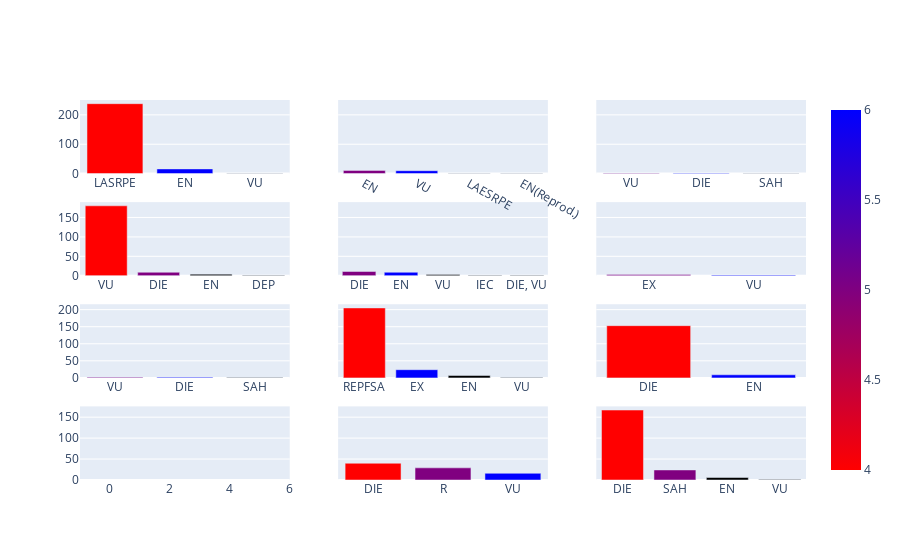

Here is the notebook cell this chart was saved with:
### Code cell
from plotly.subplots import make_subplots
import plotly.graph_objects as go

fig = make_subplots(rows=4, cols=3, shared_yaxes=True)

fig.add_trace(go.Bar(x=df_final['AND'].unique(), y=(df_final['AND'].value_counts()),
                    marker=dict(color=[4, 5, 6], coloraxis="coloraxis")),
              1, 1)


fig.add_trace(go.Bar(x=df_final['ARA'].unique(), y=(df_final['ARA'].value_counts()),
                    marker=dict(color=[4, 5, 6], coloraxis="coloraxis")),
              1, 2)

fig.add_trace(go.Bar(x=df_final['AST'].unique(), y=(df_final['AST'].value_counts()),
                    marker=dict(color=[4, 5, 6], coloraxis="coloraxis")),
              1, 3)

fig.add_trace(go.Bar(x=df_final['BAL'].unique(), y=(df_final['BAL'].value_counts()),
                    marker=dict(color=[4, 5, 6], coloraxis="coloraxis")),
              2, 1)


fig.add_trace(go.Bar(x=df_final['CANA'].unique(), y=(df_final['CANA'].value_counts()),
                    marker=dict(color=[4, 5, 6], coloraxis="coloraxis")),
              2, 2)


fig.add_trace(go.Bar(x=df_final['CANT'].unique(), y=(df_final['CANT'].value_counts()),
                    marker=dict(color=[4, 5, 6], coloraxis="coloraxis")),
              2, 3)

fig.add_trace(go.Bar(x=df_final['AST'].unique(), y=(df_final['AST'].value_counts()),
                    marker=dict(color=[4, 5, 6], coloraxis="coloraxis")),
              3, 1)

fig.add_trace(go.Bar(x=df_final['CAT'].unique(), y=(df_final['CAT'].value_counts()),
                    marker=dict(color=[4, 5, 6], coloraxis="coloraxis")),
              3, 2)
fig.add_trace(go.Bar(x=df_final['CLM'].unique(), y=(df_final['CLM'].value_counts()),
                    marker=dict(color=[4, 5, 6], coloraxis="coloraxis")),
              3, 3)
fig.add_trace(go.Bar(x=df_final['CYL'].unique(), y=(df_final['CYL'].value_counts()),
                    marker=dict(color=[4, 5, 6], coloraxis="coloraxis")),
              4, 1)
fig.add_trace(go.Bar(x=df_final['EUSK'].unique(), y=(df_final['EUSK'].value_counts()),
                    marker=dict(color=[4, 5, 6], coloraxis="coloraxis")),
              4, 2)
fig.add_trace(go.Bar(x=df_final['EXT'].unique(), y=(df_final['EXT'].value_counts()),
                    marker=dict(color=[4, 5, 6], coloraxis="coloraxis")),
              4, 3)



fig.update_layout(coloraxis=dict(colorscale='Bluered_r'), showlegend=False)
fig.show()

### Figure 1 — Plotly figure (JSON) as saved in the notebook; plotly's stock layout.template omitted (floating-point values rounded to 4 significant figures)
{"data": [{"marker": {"color": [4, 5, 6], "coloraxis": "coloraxis"}, "type": "bar", "x": ["LASRPE", null, "EN", "VU", "EX"], "xaxis": "x", "y": [238, 17, 16, 1], "yaxis": "y"}, {"marker": {"color": [4, 5, 6], "coloraxis": "coloraxis"}, "type": "bar", "x": [null, "EN", "VU", "LAESRPE", "EN(Reprod.)", "EN (Sist. Ib.)/LAESRPE"], "xaxis": "x2", "y": [14, 11, 10, 1, 1], "yaxis": "y2"}, {"marker": {"color": [4, 5, 6], "coloraxis": "coloraxis"}, "type": "bar", "x": [null, "VU", "DIE", "SAH", "EN"], "xaxis": "x3", "y": [6, 2, 2, 1], "yaxis": "y3"}, {"marker": {"color": [4, 5, 6], "coloraxis": "coloraxis"}, "type": "bar", "x": ["VU", "DIE", null, "EN", "DEP", "DIE/VU"], "xaxis": "x4", "y": [180, 9, 4, 4, 1], "yaxis": "y4"}, {"marker": {"color": [4, 5, 6], "coloraxis": "coloraxis"}, "type": "bar", "x": [null, "DIE", "EN", "VU", "IEC", "DIE, VU", "DIE/VU"], "xaxis": "x5", "y": [36, 11, 9, 3, 1, 1], "yaxis": "y5"}, {"marker": {"color": [4, 5, 6], "coloraxis": "coloraxis"}, "type": "bar", "x": [null, "EX", "VU", "EN"], "xaxis": "x6", "y": [6, 3, 2], "yaxis": "y6"}, {"marker": {"color": [4, 5, 6], "coloraxis": "coloraxis"}, "type": "bar", "x": [null, "VU", "DIE", "SAH", "EN"], "xaxis": "x7", "y": [6, 2, 2, 1], "yaxis": "y7"}, {"marker": {"color": [4, 5, 6], "coloraxis": "coloraxis"}, "type": "bar", "x": ["REPFSA", null, "EX", "EN", "VU", "EN/REPFSA"], "xaxis": "x8", "y": [205, 35, 24, 7, 1], "yaxis": "y8"}, {"marker": {"color": [4, 5, 6], "coloraxis": "coloraxis"}, "type": "bar", "x": ["DIE", null, "EN", "VU"], "xaxis": "x9", "y": [153, 49, 9], "yaxis": "y9"}, {"marker": {"color": [4, 5, 6], "coloraxis": "coloraxis"}, "type": "bar", "x": [null], "xaxis": "x10", "y": [], "yaxis": "y10"}, {"marker": {"color": [4, 5, 6], "coloraxis": "coloraxis"}, "type": "bar", "x": ["DIE", "R", "VU", null, "EN"], "xaxis": "x11", "y": [40, 29, 16, 9], "yaxis": "y11"}, {"marker": {"color": [4, 5, 6], "coloraxis": "coloraxis"}, "type": "bar", "x": ["DIE", "SAH", null, "EN", "VU", "EX"], "xaxis": "x12", "y": [167, 24, 19, 6, 1], "yaxis": "y12"}], "layout": {"coloraxis": {"colorscale": [[0, "rgb(255,0,0)"], [1, "rgb(0,0,255)"]]}, "showlegend": false, "xaxis": {"anchor": "y", "domain": [0, 0.2889]}, "xaxis10": {"anchor": "y10", "domain": [0, 0.2889]}, "xaxis11": {"anchor": "y11", "domain": [0.3556, 0.6444]}, "xaxis12": {"anchor": "y12", "domain": [0.7111, 1]}, "xaxis2": {"anchor": "y2", "domain": [0.3556, 0.6444]}, "xaxis3": {"anchor": "y3", "domain": [0.7111, 1]}, "xaxis4": {"anchor": "y4", "domain": [0, 0.2889]}, "xaxis5": {"anchor": "y5", "domain": [0.3556, 0.6444]}, "xaxis6": {"anchor": "y6", "domain": [0.7111, 1]}, "xaxis7": {"anchor": "y7", "domain": [0, 0.2889]}, "xaxis8": {"anchor": "y8", "domain": [0.3556, 0.6444]}, "xaxis9": {"anchor": "y9", "domain": [0.7111, 1]}, "yaxis": {"anchor": "x", "domain": [0.8063, 1]}, "yaxis10": {"anchor": "x10", "domain": [0, 0.1938]}, "yaxis11": {"anchor": "x11", "domain": [0, 0.1938], "matches": "y10", "showticklabels": false}, "yaxis12": {"anchor": "x12", "domain": [0, 0.1938], "matches": "y10", "showticklabels": false}, "yaxis2": {"anchor": "x2", "domain": [0.8063, 1], "matches": "y", "showticklabels": false}, "yaxis3": {"anchor": "x3", "domain": [0.8063, 1], "matches": "y", "showticklabels": false}, "yaxis4": {"anchor": "x4", "domain": [0.5375, 0.7312]}, "yaxis5": {"anchor": "x5", "domain": [0.5375, 0.7312], "matches": "y4", "showticklabels": false}, "yaxis6": {"anchor": "x6", "domain": [0.5375, 0.7312], "matches": "y4", "showticklabels": false}, "yaxis7": {"anchor": "x7", "domain": [0.2687, 0.4625]}, "yaxis8": {"anchor": "x8", "domain": [0.2687, 0.4625], "matches": "y7", "showticklabels": false}, "yaxis9": {"anchor": "x9", "domain": [0.2687, 0.4625], "matches": "y7", "showticklabels": false}}}
